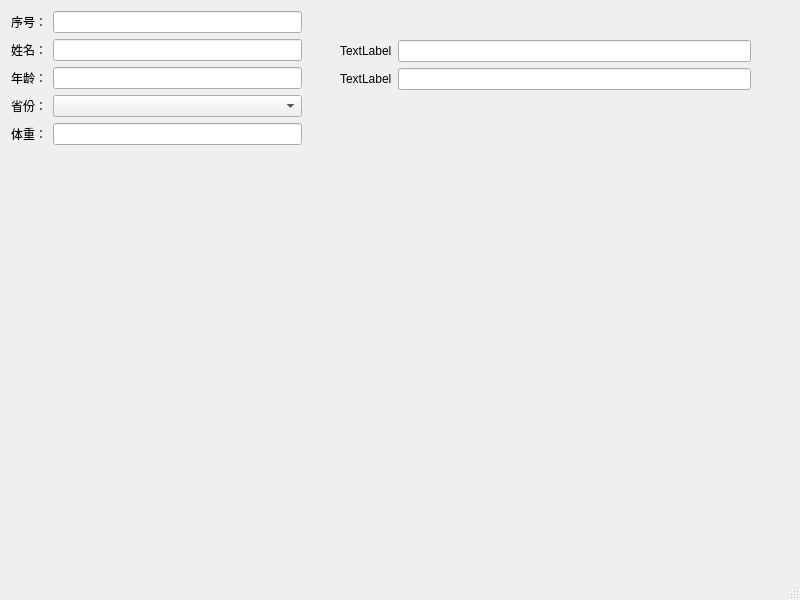
<?xml version="1.0" encoding="UTF-8"?>
<ui version="4.0">
 <class>MainWindow</class>
 <widget class="QMainWindow" name="MainWindow">
  <property name="geometry">
   <rect>
    <x>0</x>
    <y>0</y>
    <width>800</width>
    <height>600</height>
   </rect>
  </property>
  <property name="windowTitle">
   <string>MainWindow</string>
  </property>
  <widget class="QWidget" name="centralwidget">
   <widget class="QWidget" name="formLayoutWidget">
    <property name="geometry">
     <rect>
      <x>340</x>
      <y>40</y>
      <width>411</width>
      <height>291</height>
     </rect>
    </property>
    <layout class="QFormLayout" name="formLayout_2">
     <item row="0" column="1">
      <widget class="QLineEdit" name="lineEdit_5"/>
     </item>
     <item row="0" column="0">
      <widget class="QLabel" name="label_6">
       <property name="text">
        <string>TextLabel</string>
       </property>
      </widget>
     </item>
     <item row="1" column="0">
      <widget class="QLabel" name="label_7">
       <property name="text">
        <string>TextLabel</string>
       </property>
      </widget>
     </item>
     <item row="1" column="1">
      <widget class="QLineEdit" name="lineEdit_6"/>
     </item>
    </layout>
   </widget>
   <widget class="QWidget" name="">
    <property name="geometry">
     <rect>
      <x>11</x>
      <y>11</y>
      <width>291</width>
      <height>391</height>
     </rect>
    </property>
    <layout class="QFormLayout" name="formLayout">
     <item row="0" column="0">
      <widget class="QLabel" name="label">
       <property name="text">
        <string>序号：</string>
       </property>
      </widget>
     </item>
     <item row="0" column="1">
      <widget class="QLineEdit" name="lineEdit"/>
     </item>
     <item row="1" column="0">
      <widget class="QLabel" name="label_2">
       <property name="text">
        <string>姓名：</string>
       </property>
      </widget>
     </item>
     <item row="1" column="1">
      <widget class="QLineEdit" name="lineEdit_2"/>
     </item>
     <item row="2" column="0">
      <widget class="QLabel" name="label_3">
       <property name="text">
        <string>年龄：</string>
       </property>
      </widget>
     </item>
     <item row="2" column="1">
      <widget class="QLineEdit" name="lineEdit_3"/>
     </item>
     <item row="3" column="0">
      <widget class="QLabel" name="label_4">
       <property name="text">
        <string>省份：</string>
       </property>
      </widget>
     </item>
     <item row="3" column="1">
      <widget class="QComboBox" name="comboBox"/>
     </item>
     <item row="4" column="0">
      <widget class="QLabel" name="label_5">
       <property name="text">
        <string>体重：</string>
       </property>
      </widget>
     </item>
     <item row="4" column="1">
      <widget class="QLineEdit" name="lineEdit_4"/>
     </item>
    </layout>
   </widget>
  </widget>
  <widget class="QMenuBar" name="menubar">
   <property name="geometry">
    <rect>
     <x>0</x>
     <y>0</y>
     <width>800</width>
     <height>26</height>
    </rect>
   </property>
  </widget>
  <widget class="QStatusBar" name="statusbar"/>
 </widget>
 <resources/>
 <connections/>
</ui>
